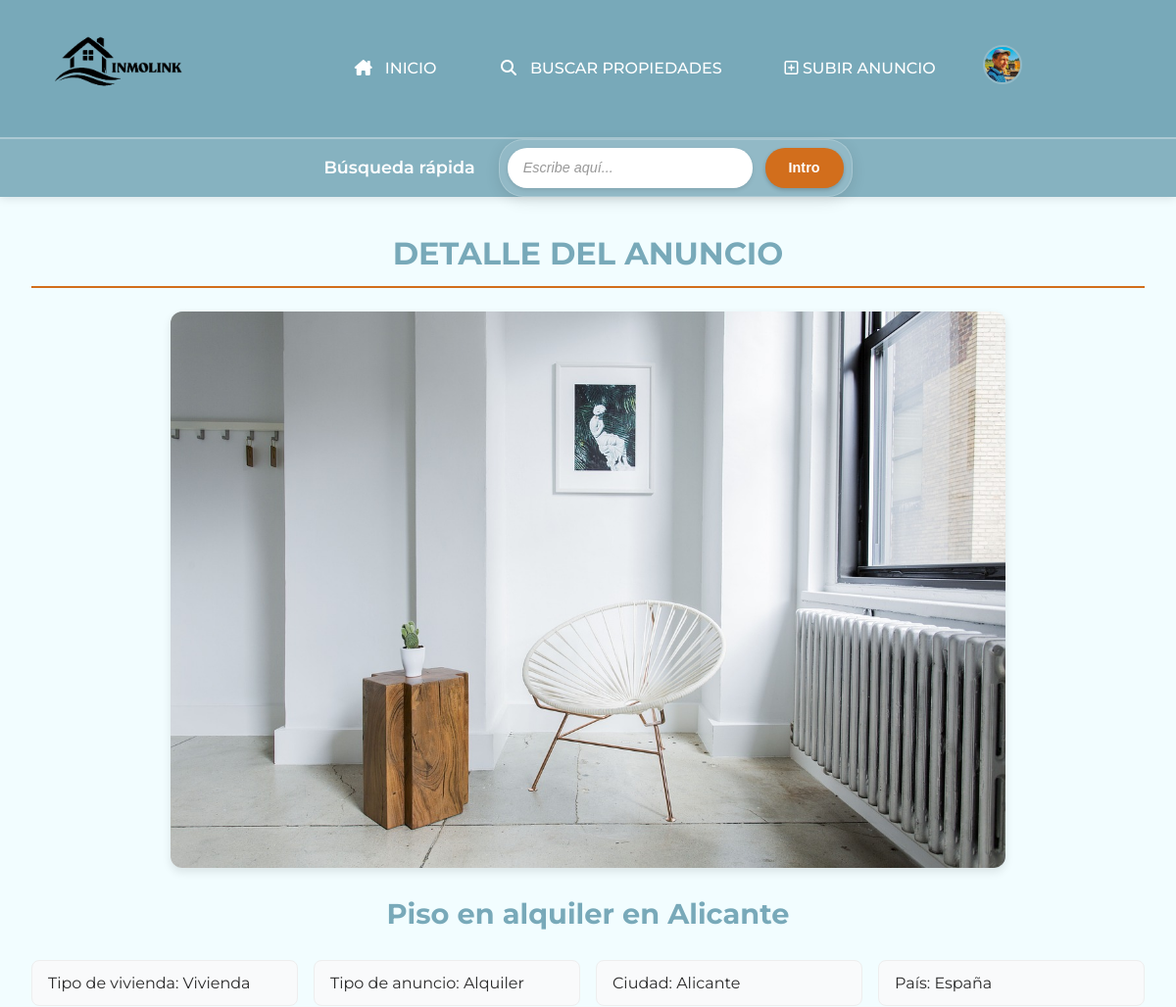
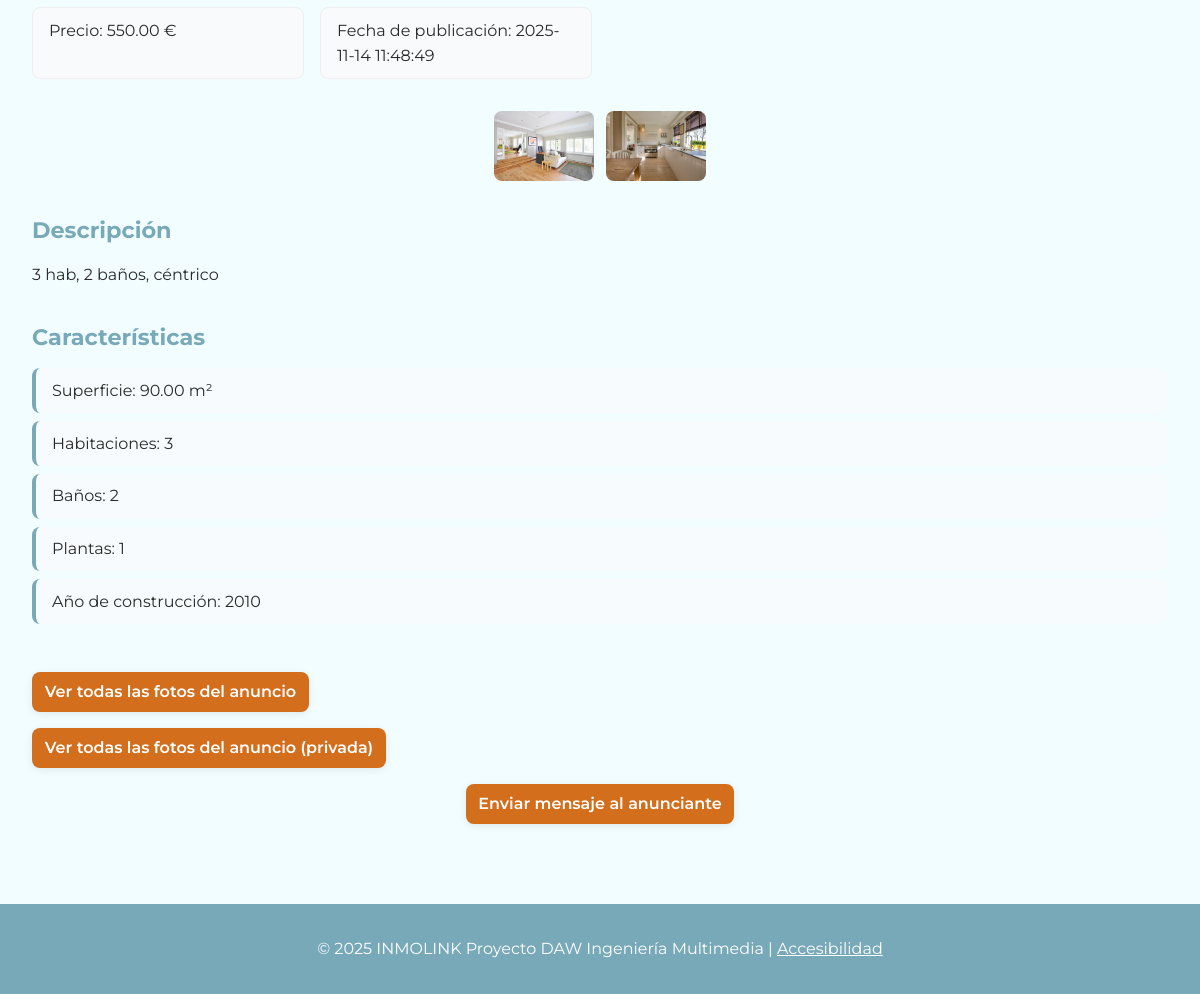
/detalle_anuncio.php (signed in), run on the app's committed database (2 pictures, top to bottom).
### tables this page shows
CREATE TABLE `anuncios` (
  `IdAnuncio` int(11) NOT NULL,
  `TAnuncio` smallint(5) UNSIGNED DEFAULT NULL,
  `TVivienda` smallint(5) UNSIGNED DEFAULT NULL,
  `FPrincipal` varchar(255) DEFAULT NULL,
  `Alternativo` varchar(255) NOT NULL,
  `Titulo` varchar(255) DEFAULT NULL,
  `Precio` decimal(12,2) DEFAULT NULL,
  `Texto` text DEFAULT NULL,
  `Ciudad` varchar(255) DEFAULT NULL,
  `Pais` int(11) DEFAULT NULL,
  `Superficie` decimal(10,2) DEFAULT NULL,
  `NHabitaciones` int(11) DEFAULT NULL,
  `NBanyos` int(11) DEFAULT NULL,
  `Planta` int(11) DEFAULT NULL,
  `Anyo` int(11) DEFAULT NULL,
  `FRegistro` datetime NOT NULL DEFAULT current_timestamp(),
  `Usuario` int(11) DEFAULT NULL
);

CREATE TABLE `tiposviviendas` (
  `IdTVivienda` smallint(5) UNSIGNED NOT NULL,
  `NomTVivienda` varchar(255) NOT NULL
);

CREATE TABLE `tiposanuncios` (
  `IdTAnuncio` smallint(5) UNSIGNED NOT NULL,
  `NomTAnuncio` varchar(255) NOT NULL
);

CREATE TABLE `paises` (
  `IdPais` int(11) NOT NULL,
  `NomPais` varchar(255) NOT NULL
);

### detalle_anuncio.php (the view, shortened to what this page needs)
<?php
$conexion = get_db();
$id = isset($_GET['id']) ? intval($_GET['id']) : 1;
$sql = "
SELECT a.*, ta.NomTAnuncio AS tipo_anuncio, tv.NomTVivienda AS tipo_vivienda,
       p.NomPais AS pais, u.NomUsuario AS usuario, u.Email AS email_usuario, u.Foto AS foto_usuario
FROM anuncios a
LEFT JOIN tiposanuncios ta ON a.TAnuncio = ta.IdTAnuncio
LEFT JOIN tiposviviendas tv ON a.TVivienda = tv.IdTVivienda
LEFT JOIN paises p ON a.Pais = p.IdPais
LEFT JOIN usuarios u ON a.Usuario = u.IdUsuario
WHERE a.IdAnuncio = ?
";
$stmt = $conexion->prepare($sql);
$stmt->bind_param('i', $id);
$stmt->execute();
$result = $stmt->get_result();
$anuncio = $result->fetch_assoc();
$sqlFotos = "SELECT Foto FROM fotos WHERE Anuncio = ?";
$stmtFotos = $conexion->prepare($sqlFotos);
$stmtFotos->bind_param('i', $id);
$stmtFotos->execute();
$resultFotos = $stmtFotos->get_result();
$miniaturas = [];
while ($fila = $resultFotos->fetch_assoc()) {
    $miniaturas[] = $fila['Foto'];
}
function h($v) { return htmlspecialchars($v, ENT_QUOTES, 'UTF-8'); }
require_once __DIR__ . '/includes/cabecera.php';
?>
<main>
    <section id="cabecera-detalle">
        <h1>DETALLE DEL ANUNCIO</h1>
    </section>
    <section id="imagen-principal">
        <img src="<?= h($anuncio['FPrincipal']) ?>" alt="<?= h($anuncio['Titulo']) ?>" width="500" height="350">
    </section>
    <h2><?= h($anuncio['Titulo']) ?></h2>
    <section id="info-basica">
        <p>Tipo de vivienda: <?= h($anuncio['tipo_vivienda']) ?></p>
        <p>Tipo de anuncio: <?= h($anuncio['tipo_anuncio']) ?></p>
        <p>Ciudad: <?= h($anuncio['Ciudad']) ?></p>
        <p>País: <?= h($anuncio['pais']) ?></p>
        <p>Precio: <?= h($anuncio['Precio']) ?> €</p>
        <p>Fecha de publicación: <?= h($anuncio['FRegistro']) ?></p>
    </section>
    <section id="galeria">
        <?php foreach ($miniaturas as $m): ?>
            <img src="<?= h($m) ?>" alt="imagen anuncio" width="100" height="70">
        <?php endforeach; ?>
    </section>
    <section id="descripcion">
        <h3>Descripción</h3>
        <p><?= h($anuncio['Texto']) ?></p>
    </section>
    <section id="caracteristicas">
        <h3>Características</h3>
        <ul>
            <li>Superficie: <?= h($anuncio['Superficie']) ?> m²</li>
            <li>Habitaciones: <?= h($anuncio['NHabitaciones']) ?></li>
            <li>Baños: <?= h($anuncio['NBanyos']) ?></li>
            <li>Plantas: <?= h($anuncio['Planta']) ?></li>
            <li>Año de construcción: <?= h($anuncio['Anyo']) ?></li>
        </ul>
    </section>
    <section id="ver-fotos-anuncio">
        <p>
            <a class="boton-enlace" href="ver_fotos.php?id=<?= h($anuncio['IdAnuncio']) ?>">
                Ver todas las fotos del anuncio
            </a>
        </p>
        <p>
            <a class="boton-enlace" href="ver_fotos_privadas.php?id=<?= h($anuncio['IdAnuncio']) ?>">
                Ver todas las fotos del anuncio (privada)
            </a>
        </p>
    </section>
    <section id="contacto-anunciante">
        <p>
            <a class="boton-enlace" href="/daw/mensaje?id=<?= h($id) ?>">Enviar mensaje al anunciante</a>
        </p>
    </section>
</main>
<?php require_once __DIR__ . '/includes/pie.php'; ?>

### css/inmolink.css (style rules this page uses)
.boton-enlace { background: var(--color-primario); color: #fff; padding: 0.45rem 0.8rem; border-radius: 8px; text-decoration: none; display: inline-block; font-weight: 600; }
body { overflow-x: hidden; }
#cabecera-detalle h1 { text-align: center; font-size: 2rem; color: var(--color-secundario); border-bottom: 2px solid var(--color-primario); padding-bottom: 0.5rem; margin-bottom: 1.5rem; }
#imagen-principal img { display: block; width: 75%; height: auto; border-radius: 12px; object-fit: cover; margin: 0 auto 1.5rem auto; box-shadow: 0 4px 10px rgba(0,0,0,0.1); }
#info-basica { display: grid; grid-template-columns: repeat(auto-fit, minmax(240px, 1fr)); gap: 0.5rem 1rem; margin-bottom: 2rem; color: var(--color-texto); }
#info-basica p { background: #f9fafb; padding: 0.6rem 1rem; border-radius: 8px; border: 1px solid #eee; }
#galeria { display: flex; flex-wrap: wrap; gap: 0.8rem; justify-content: center; margin-bottom: 2rem; }
#galeria img { border-radius: 8px; cursor: pointer; transition: transform 0.2s ease, box-shadow 0.2s ease; }
#descripcion h3, #caracteristicas h3 { color: var(--color-secundario); font-size: 1.4rem; margin-bottom: 0.8rem; }
#descripcion p { text-align: justify; line-height: 1.6; color: var(--color-texto); margin-bottom: 2rem; }
#caracteristicas ul { list-style-type: none; padding: 0; margin-bottom: 2rem; }
#caracteristicas li { background-color: #f7fbfd; margin-bottom: 0.5rem; padding: 0.6rem 1rem; border-radius: 8px; border-left: 4px solid var(--color-secundario); }
#contacto-anunciante { text-align: center; }

### css/noche.css (style rules this page uses)
html { filter: invert(1) hue-rotate(180deg); background-color: #111; }
img, video, iframe, svg { filter: invert(1) hue-rotate(180deg); }

### css/alto_contraste.css (style rules this page uses)
:root { --color-primario: #fead0a; --color-secundario: #004080; --color-acento: #ffea00; --color-texto: #000000; --color-fondo: #e6d257; --color-footer-bg: #002b5c; --color-footer-texto: #ffe62d; --color-mensaje-fondo: #f2f2f2; --color-mensaje-texto: #000000; --color-mensaje-borde: #000000; }

### css/texto_grande.css (style rules this page uses)
p, li, dd { margin-bottom: 0.8em; }
a { text-decoration: underline; text-underline-offset: 0.2em; text-decoration-thickness: 2px; }
:where(a, button, input, select, textarea, summary, [tabindex]) :focus-visible { outline: 3px solid var(--color-secundario); outline-offset: 3px; }
:where(a, button, input[type="button"], input[type="submit"], input[type="reset"], .boton-enlace) { min-height: 44px; min-width: 44px; }
.boton-enlace { font-size: 1.1em; padding: 0.9em 1.6em; }
main { padding: 2.2rem; }
#descripcion p { max-width: 80ch; }

### css/texto_grande_dislexia.css (style rules this page uses)
body { font-family: 'OpenDyslexic', system-ui, -apple-system, Segoe UI, Roboto, Arial, sans-serif; line-height: 1.8; }

### css/variables.css (style rules this page uses)
:root { --color-primario: #d26e1c; --color-secundario: #78a9b9; --color-terciario: #39c1da; --color-texto: #2a2a2a; --color-fondo: #f2fdff; --color-footer-bg: #78a9b9; --color-footer-texto: #ffffff; --transicion: all 0.3s ease; --color-mensaje-fondo: #f9f9f9; --color-mensaje-texto: #333; --color-mensaje-borde: #d26e1c; }

### css/base.css (style rules this page uses)
* { box-sizing: border-box; margin: 0; padding: 0; }
body { font-family: 'Montserrat', sans-serif; background-color: var(--color-fondo); color: var(--color-texto); line-height: 1.6; }
a { text-decoration: none; color: inherit; }
.boton-enlace { display: inline-block; background: var(--color-secundario); color: #fff; padding: 0.7em 1.5em; border-radius: 25px; font-weight: 600; text-align: center; text-decoration: none; box-shadow: 0 2px 8px rgba(0,0,0,0.08); transition: background 0.2s, color 0.2s, transform 0.2s; margin-top: 1em; }

### css/main.css (style rules this page uses)
main { padding: 2rem; max-width: 1200px; margin: 0 auto; }
main h1, main section h1 { color: #0a4592; font-size: 2.5em; font-weight: bold; text-align: center; border-bottom: 2px solid #2a7ae2; padding-bottom: 0.5em; margin-bottom: 1em; }
h2 { color: var(--color-secundario); font-size: 1.8rem; text-align: center; margin-bottom: 1.5rem; }

### data on the page
anuncios: FPrincipal (picture), Titulo "Piso en alquiler en Alicante", TVivienda.NomTVivienda "Vivienda", TAnuncio.NomTAnuncio "Alquiler", Ciudad "Alicante", Pais.NomPais "España", Precio "550.00", FRegistro "2025-11-14 11:48:49", Texto "3 hab, 2 baños, céntrico", Superficie "90.00", NHabitaciones "3", NBanyos "2", Planta "1", Anyo "2010"
